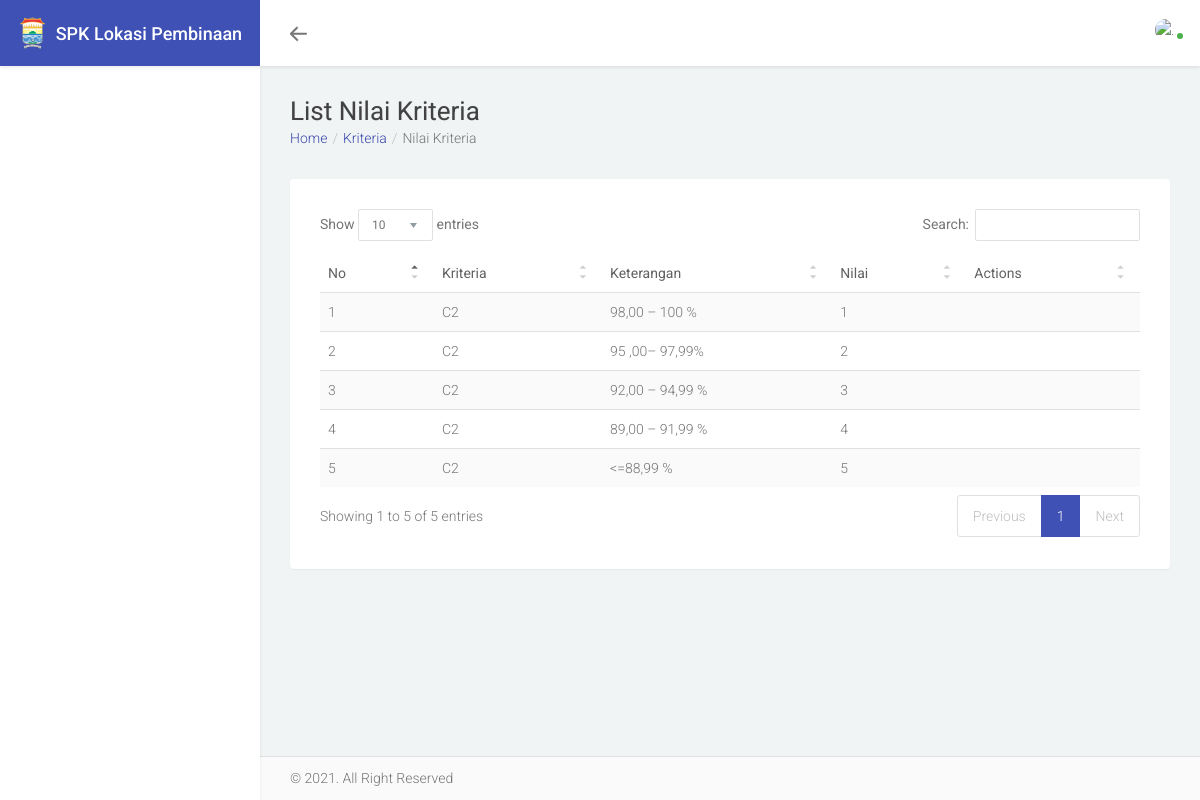
Page /criterion_values/2 on the committed database.
### tables this page shows
CREATE TABLE `nilai_kriteria` (
  `id` int(11) NOT NULL,
  `id_kriteria` int(50) DEFAULT NULL,
  `keterangan` varchar(255) DEFAULT NULL,
  `nilai_awal` double(18,2) DEFAULT NULL,
  `nilai_akhir` double(18,2) DEFAULT NULL,
  `nilai` int(11) DEFAULT NULL
);

CREATE TABLE `kriteria` (
  `id` int(11) NOT NULL,
  `kode_kriteria` varchar(100) DEFAULT NULL,
  `nama_kriteria` varchar(255) DEFAULT NULL,
  `jenis_kriteria` varchar(50) DEFAULT NULL,
  `bobot` double(18,2) DEFAULT NULL,
  `keterangan` text DEFAULT NULL
);

### application/controllers/CriterionValueController.php (called while the page is built, shortened)
<?php
class CriterionValueController extends CI_Controller {
    function __construct()
    {
        $this->load->model(['CriterionValueModel']);
    }
	public function index($id)
	{
        $data['criterion_values'] = $this->CriterionValueModel->getWithBuilder($id)->result();
        $this->load->view('templates/header');
		$this->load->view('criterion_value/index', $data);
        $this->load->view('templates/footer');
	}
}

### index.php (called while the page is built, shortened)
<?php
require_once BASEPATH.'core/CodeIgniter.php';

### application/models/CriterionValueModel.php (called while the page is built, shortened)
<?php
class CriterionValueModel extends CI_Model
{
    public function getWithBuilder($id)
    {
        return $this->db->query("SELECT nilai_kriteria.*, kriteria.kode_kriteria AS kode_kriteria FROM nilai_kriteria JOIN kriteria ON nilai_kriteria.id_kriteria = kriteria.id WHERE nilai_kriteria.id_kriteria = $id");
    }
}

### application/views/criterion_value/index.php (the view, shortened to what this page needs)
<div class="page">
    <div class="page-header">
        <h1 class="page-title">List Nilai Kriteria</h1>
        <ol class="breadcrumb">
            <li class="breadcrumb-item"><a href="<?php echo base_url('home') ?>">Home</a></li>
            <li class="breadcrumb-item"><a href="<?php echo base_url('criteria'); ?>">Kriteria</a></li>
            <li class="breadcrumb-item active">Nilai Kriteria</li>
        </ol>
    </div>
    <div class="page-content">
        <div class="panel">
            <div class="panel-body">
                <table class="table table-hover dataTable table-striped w-full" data-plugin="dataTable">
                    <thead>
                        <tr>
                            <th>No</th>
                            <th>Kriteria</th>
                            <th>Keterangan</th>
                            <th>Nilai</th>
                            <th>Actions</th>
                        </tr>
                    </thead>
                    <tbody>
                        <?php
                        $no = 0;
                        foreach ($criterion_values as $key => $value) {
                            $no++;
                        ?>
                            <tr>
                                <td><?php echo $no; ?></td>
                                <td><?php echo $value->kode_kriteria; ?></td>
                                <td><?php echo $value->keterangan; ?></td>
                                <td><?php echo $value->nilai; ?></td>
                                <td>
                                </td>
                            </tr>
                        <?php } ?>
                    </tbody>
                </table>
            </div>
        </div>
    </div>
</div>

### assets/examples/css/dashboard/v1.minfd53.css (style rules this page uses)
.dashboard .card,.dashboard .panel { height:-webkit-calc(100% - 30px);height:calc(100% - 30px);margin-bottom:30px }

### rows in the picture
nilai_kriteria: id_kriteria.kode_kriteria "C2", keterangan "98,00 – 100 %", nilai "1"
nilai_kriteria: id_kriteria.kode_kriteria "C2", keterangan "95 ,00– 97,99%", nilai "2"
nilai_kriteria: id_kriteria.kode_kriteria "C2", keterangan "92,00 – 94,99 %", nilai "3"
nilai_kriteria: id_kriteria.kode_kriteria "C2", keterangan "89,00 – 91,99 %", nilai "4"
nilai_kriteria: id_kriteria.kode_kriteria "C2", keterangan "<=88,99 %", nilai "5"
